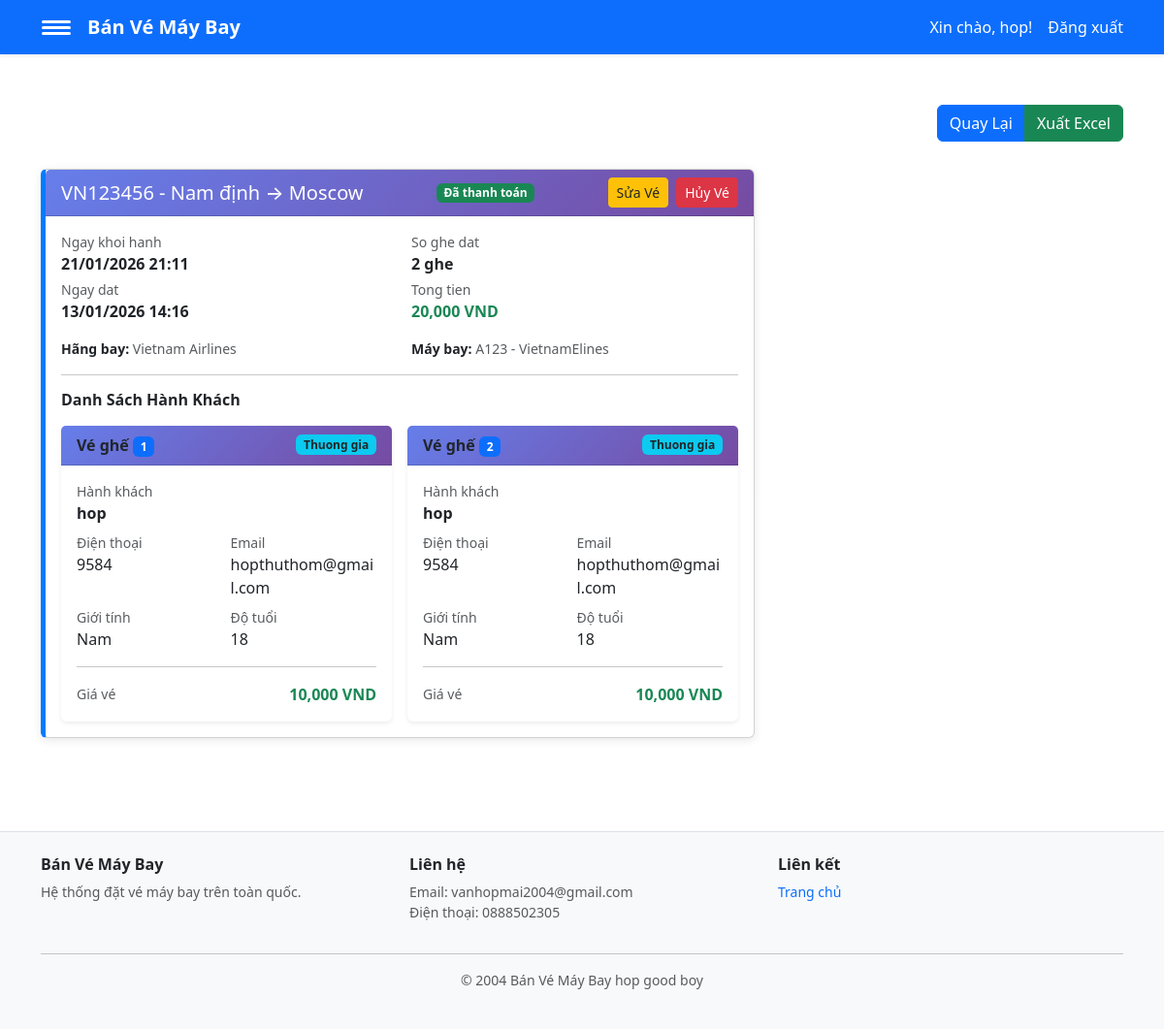
Page /banvemaybay/customer/my-tickets (signed in) on the committed database.
### tables this page shows
CREATE TABLE `hanh_khach` (
  `id` int(11) NOT NULL,
  `dat_ve_id` int(11) NOT NULL,
  `ten_hanh_khach` varchar(150) NOT NULL,
  `dien_thoai` varchar(20) NOT NULL,
  `email_hanh_khach` varchar(150) NOT NULL,
  `gioi_tinh` enum('Nam','Nu','Khac') NOT NULL DEFAULT 'Nam',
  `tuoi` int(11) NOT NULL DEFAULT 18,
  `loai_ve` enum('Thuong','Thuong gia') NOT NULL DEFAULT 'Thuong',
  `gia_ve` decimal(10,2) NOT NULL,
  `so_ghe` int(11) NOT NULL,
  `tao_luc` timestamp NOT NULL DEFAULT current_timestamp()
);

CREATE TABLE `dat_ve` (
  `id` int(11) NOT NULL,
  `nguoi_dung_id` int(11) NOT NULL,
  `chuyen_bay_id` int(11) NOT NULL,
  `ve_id` int(11) DEFAULT NULL,
  `trang_thai` enum('cart','paid','cancelled') NOT NULL DEFAULT 'cart',
  `ten_thanh_toan` varchar(150) DEFAULT NULL,
  `email_thanh_toan` varchar(150) DEFAULT NULL,
  `dien_thoai_thanh_toan` varchar(20) DEFAULT NULL,
  `dia_chi_thanh_toan` varchar(255) DEFAULT NULL,
  `da_xac_nhan` tinyint(1) NOT NULL DEFAULT 0,
  `so_ghe_dat` int(11) NOT NULL DEFAULT 1,
  `tong_tien` decimal(10,2) NOT NULL,
  `dat_luc` timestamp NOT NULL DEFAULT current_timestamp(),
  `thanh_toan_luc` timestamp NULL DEFAULT NULL,
  `phuong_thuc_thanh_toan` varchar(30) DEFAULT NULL
);

CREATE TABLE `chuyen_bay` (
  `id` int(11) NOT NULL,
  `so_hieu` varchar(50) NOT NULL,
  `noi_di` varchar(100) NOT NULL,
  `noi_den` varchar(100) NOT NULL,
  `gio_khoi_hanh` datetime NOT NULL,
  `gio_ha_canh` datetime NOT NULL,
  `gia_thuong` decimal(10,2) NOT NULL,
  `gia_thuong_gia` decimal(10,2) NOT NULL,
  `ghe_con` int(11) NOT NULL DEFAULT 0,
  `may_bay_id` int(11) DEFAULT NULL,
  `tao_luc` timestamp NOT NULL DEFAULT current_timestamp()
);

CREATE TABLE `may_bay` (
  `id` int(11) NOT NULL,
  `ma_may_bay` varchar(50) NOT NULL,
  `ten_may_bay` varchar(150) NOT NULL,
  `hang_may_bay` varchar(50) NOT NULL DEFAULT 'Khác',
  `tao_luc` timestamp NOT NULL DEFAULT current_timestamp()
);

### app/Helpers/helpers.php (called while the page is built, shortened)
<?php
$config = require __DIR__ . '/../../config/app.php';
function dinhDangNgayGio($datetime): string {
    $dt = new DateTime($datetime);
    return $dt->format('d/m/Y H:i');
}
function duongDan(string $path = ''): string {
    global $config;
    $base = rtrim($config['base_path'], '/');
    $path = '/' . ltrim($path, '/');
    return $base . $path;
}
function format_datetime($datetime): string { return dinhDangNgayGio($datetime); }
function base_url(string $path = ''): string { return duongDan($path); }
function view_shared_data(): array {
    $user = $_SESSION['user'] ?? null;
    $isLoggedIn = !empty($user);
    $isAdmin = $isLoggedIn && (($user['vai_tro'] ?? '') === 'admin');
    return [
        'currentUser' => $user,
        'isLoggedIn' => $isLoggedIn,
        'isAdmin' => $isAdmin,
        'currentUserName' => $isLoggedIn ? (string)($user['ten'] ?? '') : '',
        'currentUserEmail' => $isLoggedIn ? (string)($user['email'] ?? '') : '',
    ];
}
function view(string $template, array $data = []): void {
    $data = array_merge(view_shared_data(), $data);
    extract($data, EXTR_SKIP);
    $viewFile = __DIR__ . '/../Views/' . $template . '.php';
    require $viewFile;
}

### app/Controllers/CustomerController.php (called while the page is built, shortened)
<?php
require_once __DIR__ . '/../Helpers/helpers.php';
require_once __DIR__ . '/../Models/Flight.php';
require_once __DIR__ . '/../Models/Booking.php';
class CustomerController {
    public function myTickets(): void {
        $user_id = $_SESSION['user']['id'];
        $bookings = Booking::listForUserByStatus($user_id, 'paid');
        $bookingIds = array_column($bookings, 'id');
        $passengersByBooking = Booking::passengersByBookingIds($bookingIds);
        view('customer/my_tickets', ['bookings' => $bookings, 'passengersByBooking' => $passengersByBooking]);
    }
}

### config/app.php (called while the page is built)
<?php
return [
    'db' => [
        'host' => '127.0.0.1',
        'user' => 'root',
        'pass' => '',
        'name' => 'banvemaybay',
    ],
    'base_path' => '/banvemaybay',
];

### app/Models/Booking.php (called while the page is built, shortened)
<?php
require_once __DIR__ . '/../Helpers/helpers.php';
class Booking {
    public static function listForUserByStatus(int $userId, string $status): array {
        global $mysqli;
        $sql = 'SELECT b.*, f.so_hieu, f.noi_di, f.noi_den, f.gio_khoi_hanh, f.gio_ha_canh,
                       mb.hang_may_bay, mb.ma_may_bay, mb.ten_may_bay,
                       v.ma_ve, v.hang_ve
         FROM dat_ve b
         JOIN chuyen_bay f ON b.chuyen_bay_id = f.id
         LEFT JOIN may_bay mb ON f.may_bay_id = mb.id
         LEFT JOIN ve v ON b.ve_id = v.id
         WHERE b.nguoi_dung_id = ? AND b.trang_thai = ?
         ORDER BY b.dat_luc DESC';
        $stmt = $mysqli->prepare($sql);
        $stmt->bind_param('is', $userId, $status);
        $stmt->execute();
        $res = $stmt->get_result();
        return $res ? $res->fetch_all(MYSQLI_ASSOC) : [];
    }
    public static function passengersByBookingIds(array $bookingIds): array {
        global $mysqli;
        $placeholders = implode(',', array_fill(0, count($bookingIds), '?'));
        $types = str_repeat('i', count($bookingIds));
        $stmt = $mysqli->prepare('SELECT * FROM hanh_khach WHERE dat_ve_id IN (' . $placeholders . ') ORDER BY so_ghe ASC');
        $stmt->bind_param($types, ...$bookingIds);
        $stmt->execute();
        $res = $stmt->get_result();
        $map = [];
        while ($row = $res->fetch_assoc()) {
            $map[$row['dat_ve_id']][] = $row;
        }
        return $map;
    }
}

### app/Views/customer/my_tickets.php (the view, shortened to what this page needs)
<?php require_once __DIR__ . '/../partials/navbar.php'; ?>
<!doctype html>
<html>
<head>
  <link href="https://cdn.jsdelivr.net/npm/bootstrap@5.3.2/dist/css/bootstrap.min.css" rel="stylesheet">
</head>
<body class="customer-bg d-flex flex-column min-vh-100">
<main class="container-lg py-4 flex-fill">
  <div class="d-flex justify-content-between align-items-center mb-4">
    <h2 class="text-white"><i class="bi bi-ticket-perforated"></i> Vé của tôi</h2>
    <div class="btn-group">
      <a href="<?=base_url('/customer/dashboard')?>" class="btn btn-primary">
        <i class="bi bi-arrow-left"></i> Quay Lại
      </a>
      <a href="<?=base_url('/customer/my-tickets')?>?export=1" class="btn btn-success">
        <i class="bi bi-file-earmark-spreadsheet"></i> Xuất Excel
      </a>
    </div>
  </div>
  <?php if (empty($bookings)): ?>
    <div class="alert alert-info alert-dismissible fade show" role="alert">
      <i class="bi bi-info-circle"></i> Bạn chưa đặt vé nào. <a href="<?=base_url('/customer/dashboard')?>">Tìm chuyến bay</a>
    </div>
  <?php else: ?>
    <div class="row">
      <?php foreach ($bookings as $booking): ?>
        <div class="col-md-6 col-lg-8 mb-4">
          <div class="card ticket-card">
            <div class="card-header text-white">
                <div class="d-flex justify-content-between align-items-center">
                <h5 class="mb-0">
                  <?=htmlspecialchars($booking['so_hieu'])?> -
                  <?=htmlspecialchars($booking['noi_di'])?> → <?=htmlspecialchars($booking['noi_den'])?>
                </h5>
                <div class="d-flex align-items-center gap-2">
                  <span class="badge bg-success">Đã thanh toán</span>
                </div>
                <div class="d-flex gap-2">
                  <?php if (!$booking['da_xac_nhan']): ?>
                  <a href="<?=base_url('/customer/edit-ticket')?>?booking_id=<?=$booking['id']?>" class="btn btn-sm btn-warning text-dark">
                    <i class="bi bi-pencil-square"></i> Sửa Vé
                  </a>
                  <?php else: ?>
                  <button type="button" class="btn btn-sm btn-secondary text-dark" disabled title="Đã xác nhận - không thể sửa">
                    <i class="bi bi-pencil-square"></i> Sửa Vé
                  </button>
                  <?php endif; ?>
                  <a href="<?=base_url('/customer/my-tickets')?>?delete_booking=<?=$booking['id']?>" class="btn btn-sm btn-danger" onclick="return confirm('Xóa vé này?')">
                    <i class="bi bi-trash"></i> Hủy Vé
                  </a>
                </div>
              </div>
            </div>
            <div class="card-body">
              <div class="row mb-3">
                <div class="col-md-6">
                  <p class="mb-1"><small class="text-muted">Ngay khoi hanh</small><br><strong><?=format_datetime($booking['gio_khoi_hanh'])?></strong></p>
                  <p class="mb-0"><small class="text-muted">Ngay dat</small><br><strong><?=format_datetime($booking['dat_luc'])?></strong></p>
                </div>
                <div class="col-md-6">
                  <p class="mb-1"><small class="text-muted">So ghe dat</small><br><strong><?=$booking['so_ghe_dat']?> ghe</strong></p>
                  <p class="mb-0"><small class="text-muted">Tong tien</small><br><strong class="text-success"><?=number_format($booking['tong_tien'], 0)?> VND</strong></p>
                </div>
              </div>
              <div class="row mb-3">
                <div class="col-md-6">
                  <div class="text-muted small"><strong class="text-dark">Hãng bay:</strong> <?=htmlspecialchars(($booking['hang_may_bay'] ?? '') !== '' ? ($booking['hang_may_bay'] ?? '') : 'Chưa gán')?></div>
                </div>
                <div class="col-md-6">
                  <div class="text-muted small"><strong class="text-dark">Máy bay:</strong>
                    <?php if (!empty($booking['ma_may_bay']) || !empty($booking['ten_may_bay'])): ?>
                      <?=htmlspecialchars(($booking['ma_may_bay'] ?? '') . (!empty($booking['ten_may_bay']) ? ' - ' . ($booking['ten_may_bay'] ?? '') : ''))?>
                    <?php else: ?>
                      <?=htmlspecialchars('Chưa gán')?>
                    <?php endif; ?>
                  </div>
                </div>
              </div>
              <hr>
              <h6 class="fw-bold mb-3">Danh Sách Hành Khách</h6>
              <?php $passengers = $passengersByBooking[$booking['id']] ?? []; ?>
              <?php if (empty($passengers)): ?>
                <div class="alert alert-secondary mb-0">Chưa có thông tin hành khách cho đơn này.</div>
              <?php else: ?>
                <div class="row g-3">
                  <?php foreach ($passengers as $pass): ?>
                    <div class="col-12 col-md-6">
                      <div class="card border-0 shadow-sm">
                        <div class="card-header bg-light d-flex justify-content-between align-items-center">
                          <div class="fw-bold">
                            Vé ghế <span class="badge bg-primary"><?=htmlspecialchars($pass['so_ghe'])?></span>
                          </div>
                          <div>
                            <span class="badge bg-info text-dark"><?=htmlspecialchars($pass['loai_ve'] ?? 'N/A')?></span>
                          </div>
                        </div>
                        <div class="card-body">
                          <div class="mb-2">
                            <div class="text-muted small">Hành khách</div>
                            <div class="fw-semibold"><?=htmlspecialchars($pass['ten_hanh_khach'] ?? '')?></div>
                          </div>
                          <div class="row g-2">
                            <div class="col-12 col-sm-6">
                              <div class="text-muted small">Điện thoại</div>
                              <div><?=htmlspecialchars($pass['dien_thoai'] ?? '')?></div>
                            </div>
                            <div class="col-12 col-sm-6">
                              <div class="text-muted small">Email</div>
                              <div><?=htmlspecialchars($pass['email_hanh_khach'] ?? '')?></div>
                            </div>
                            <div class="col-12 col-sm-6">
                              <div class="text-muted small">Giới tính</div>
                              <div><?=htmlspecialchars($pass['gioi_tinh'] ?? 'N/A')?></div>
                            </div>
                            <div class="col-12 col-sm-6">
                              <div class="text-muted small">Độ tuổi</div>
                              <div><?=htmlspecialchars((string)($pass['tuoi'] ?? 'N/A'))?></div>
                            </div>
                          </div>
                          <hr class="my-3">
                          <div class="d-flex justify-content-between align-items-center">
                            <div class="text-muted small">Giá vé</div>
                            <div class="fw-bold text-success"><?=number_format((float)($pass['gia_ve'] ?? 0), 0)?> VND</div>
                          </div>
                        </div>
                      </div>
                    </div>
                  <?php endforeach; ?>
                </div>
              <?php endif; ?>
            </div>
          </div>
        </div>
      <?php endforeach; ?>
    </div>
  <?php endif; ?>
</main>
<?php require_once __DIR__ . '/../partials/footer.php'; ?>
</body>
</html>

### app/Views/partials/navbar.php (shortened to what this page needs)
<nav class="navbar navbar-dark bg-primary shadow-sm mb-4">
  <div class="container-lg d-flex align-items-center">
    <button class="btn btn-transparent p-0 me-3" type="button" data-bs-toggle="offcanvas" data-bs-target="#sideMenu" aria-controls="sideMenu" aria-label="Mở menu">
      <div class="hamburger"><span></span><span></span><span></span></div>
    </button>
    <a class="navbar-brand fw-bold me-auto text-white" href="<?=base_url('/')?>">
      <i class="bi bi-airplane-fill"></i> Bán Vé Máy Bay
    </a>
    <div class="d-flex align-items-center">
      <?php if (!empty($isLoggedIn)): ?>
        <span class="text-light me-3">Xin chào, <?=htmlspecialchars((string)($currentUserName ?? ''))?>!</span>
        <a class="text-light text-decoration-none" href="<?=base_url('/auth/logout')?>">Đăng xuất</a>
      <?php else: ?>
        <a class="text-light me-3 text-decoration-none" href="<?=base_url('/auth/login')?>">Đăng nhập</a>
        <a class="text-light text-decoration-none" href="<?=base_url('/auth/register')?>">Đăng ký</a>
      <?php endif; ?>
    </div>
  </div>
</nav>

### app/Views/partials/navbar.php (style rules this page uses)
.hamburger { display:inline-block;width:30px;height:20px;position:relative }
.hamburger span { display:block;height:3px;background:#fff;margin:3px 0;border-radius:2px;transition:all .15s }
.navbar .text-light, .navbar .btn-outline-light { color:#ffffff !important;border-color:rgba(255,255,255,0.18) !important }

### app/Views/partials/footer.php (style rules this page uses)
html, body { height: 100%; }
body { min-height: 100vh; display: flex; flex-direction: column; }
body > .container, body > .container-fluid, body > .container-sm, body > .container-md, body > .container-lg, body > .container-xl, body > .container-xxl { flex: 1 0 auto; }

### rows in the picture
hanh_khach: ten_hanh_khach "hop", so_ghe "1", loai_ve "Thuong gia", dien_thoai "9584", email_hanh_khach "hopthuthom@gmail.com", gioi_tinh "Nam", tuoi "18", gia_ve "10,000"
dat_ve: chuyen_bay.so_hieu "VN123456", chuyen_bay.noi_di "Nam định", chuyen_bay.noi_den "Moscow", chuyen_bay.gio_khoi_hanh "21/01/2026 21:11", dat_luc "13/01/2026 14:16", so_ghe_dat "2", tong_tien "20,000", may_bay.hang_may_bay "Vietnam Airlines", may_bay.ma_may_bay+ten_may_bay "A123 - VietnamElines"
hanh_khach: so_ghe "2", loai_ve "Thuong gia", ten_hanh_khach "hop", dien_thoai "9584", email_hanh_khach "hopthuthom@gmail.com", gioi_tinh "Nam", tuoi "18", gia_ve "10,000"
